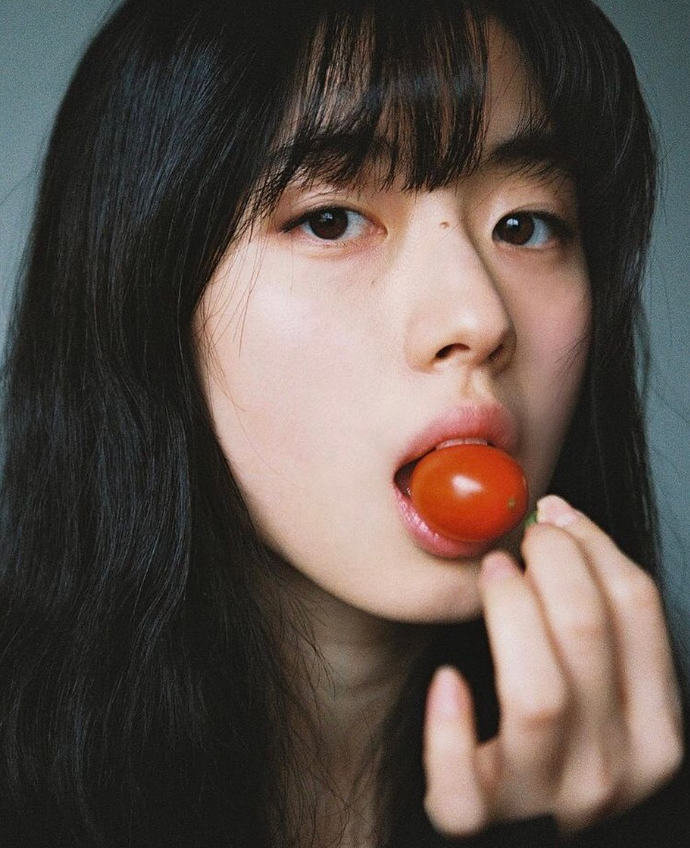
#> input picture hpwink.png, 690 x 848 px
$ python histogram.py
#> lines starting #> are read from the running program, lines starting #| are printed output that depends on the picture
import cv2 as cv
import numpy as np
import matplotlib.pyplot as plt

img = cv.imread('hpwink.png')
#> img is the input picture: shape (848, 690, 3); mean B, G, R 74, 80.2, 91.7
cv.imshow("puzzle", img)

blank = np.zeros(img.shape[:2], dtype='uint8')

# [19 lines of commented-out code are left out]
colors = ('b', 'g', 'r')
for i, col in enumerate(colors):
    hist = cv.calcHist([img], [i], None, [256], [0,256])
    plt.plot(hist, color=col)
    plt.xlim([0,256])
plt.show()
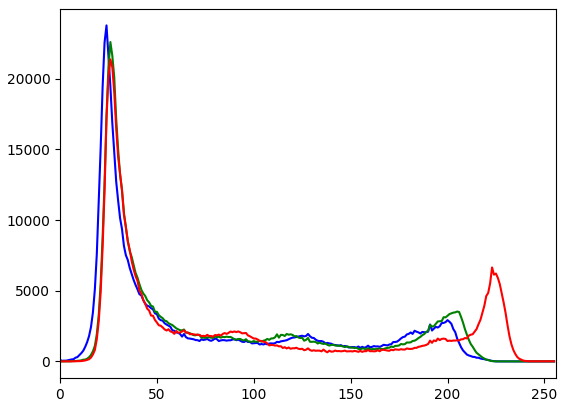
#> figure drawn by matplotlib, 1 panel; curve peaks at x = 24, y = 23778; curve peaks at x = 26, y = 22602; curve peaks at x = 26, y = 21375

cv.waitKey(0)
